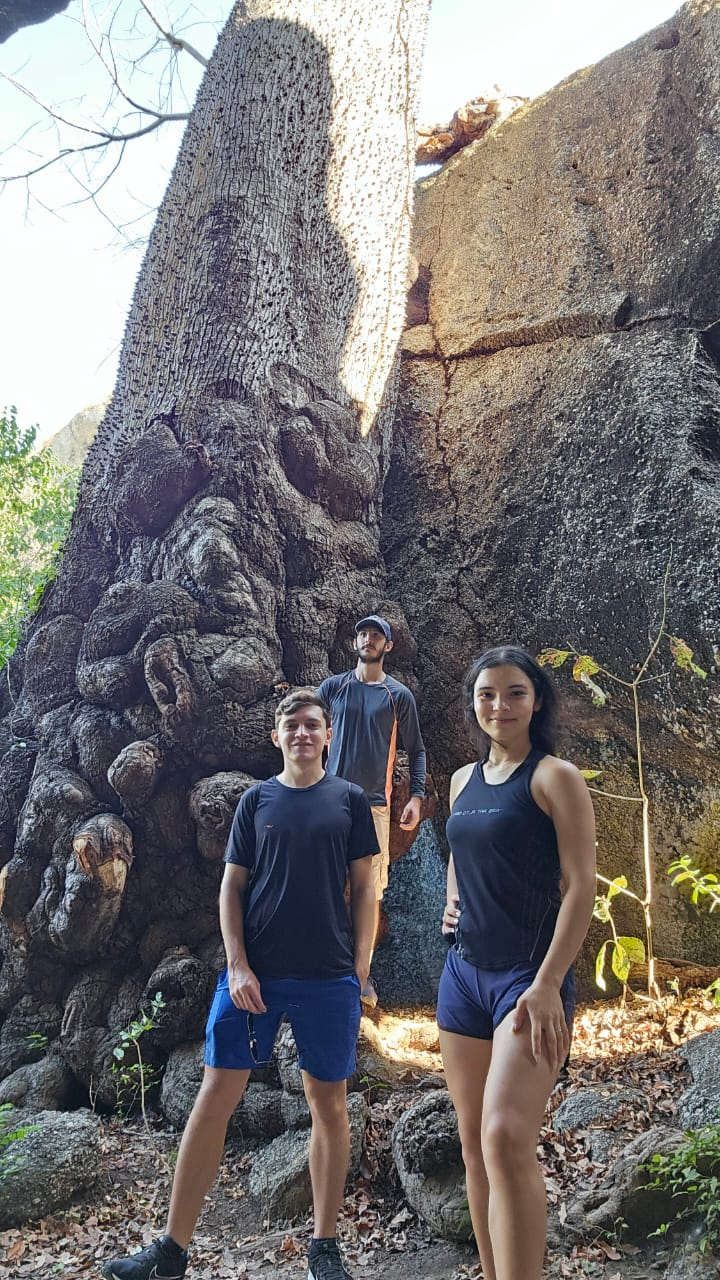
#> input picture face_recognition/imagem.jpeg, 720 x 1280 px
$ python ransac.py ../face_recognition/imagem.jpeg
#> lines starting #> are read from the running program, lines starting #| are printed output that depends on the picture; after the words box and inside, x2 and y2 are one past the last pixel; in counts of white or black regions, pixels touching at a corner belong together
"""
Inspirado em: https://en.wikipedia.org/wiki/Random_sample_consensus
 """

import matplotlib.pyplot as plt
import numpy as np
import cv2
import sys
from copy import copy
from numpy.random import default_rng

rng = default_rng()

class RANSAC:
    def __init__(self, n=10, k=100, t=0.05, d=10, model=None, loss=None, metric=None):
        self.n = n              # `n`: Minimum number of data points to estimate parameters
        self.k = k              # `k`: Maximum iterations allowed
        self.t = t              # `t`: Threshold value to determine if points are fit well
        self.d = d              # `d`: Number of close data points required to assert model fits well
        self.model = model      # `model`: class implementing `fit` and `predict`
        self.loss = loss        # `loss`: function of `y_true` and `y_pred` that returns a vector
        self.metric = metric    # `metric`: function of `y_true` and `y_pred` and returns a float
        self.best_fit = None
        self.best_error = np.inf

    def fit(self, X, y):
        for _ in range(self.k):
            ids = rng.permutation(X.shape[0])

            maybe_inliers = ids[: self.n]
            maybe_model = copy(self.model).fit(X[maybe_inliers], y[maybe_inliers])

            thresholded = (
                self.loss(y[ids][self.n :], maybe_model.predict(X[ids][self.n :]))
                < self.t
            )

            inlier_ids = ids[self.n :][np.flatnonzero(thresholded).flatten()]

            if inlier_ids.size > self.d:
                inlier_points = np.hstack([maybe_inliers, inlier_ids])
                better_model = copy(self.model).fit(X[inlier_points], y[inlier_points])

                this_error = self.metric(
                    y[inlier_points], better_model.predict(X[inlier_points])
                )

                if this_error < self.best_error:
                    self.best_error = this_error
                    self.best_fit = better_model

        return self

    def predict(self, X):
        return self.best_fit.predict(X)

def square_error_loss(y_true, y_pred):
    return (y_true - y_pred) ** 2

def mean_square_error(y_true, y_pred):
    return np.sum(square_error_loss(y_true, y_pred)) / y_true.shape[0]

class LinearRegressor:
    def __init__(self):
        self.params = None

    def fit(self, X: np.ndarray, y: np.ndarray):
        r, _ = X.shape
        X = np.hstack([np.ones((r, 1)), X])
        self.params = np.linalg.inv(X.T @ X) @ X.T @ y
        return self

    def predict(self, X: np.ndarray):
        r, _ = X.shape
        X = np.hstack([np.ones((r, 1)), X])
        return X @ self.params

def detect_corners(image_path):
#> called with image_path = '../face_recognition/imagem.jpeg'
    img = cv2.imread(image_path)
#> img is the input picture: shape (1280, 720, 3); mean B, G, R 114.6, 114.2, 116.9
    if img is None:
        print('Não foi possível abrir ou encontrar a imagem')
        return None, None

    gray_image = cv2.cvtColor(img, cv2.COLOR_BGR2GRAY)
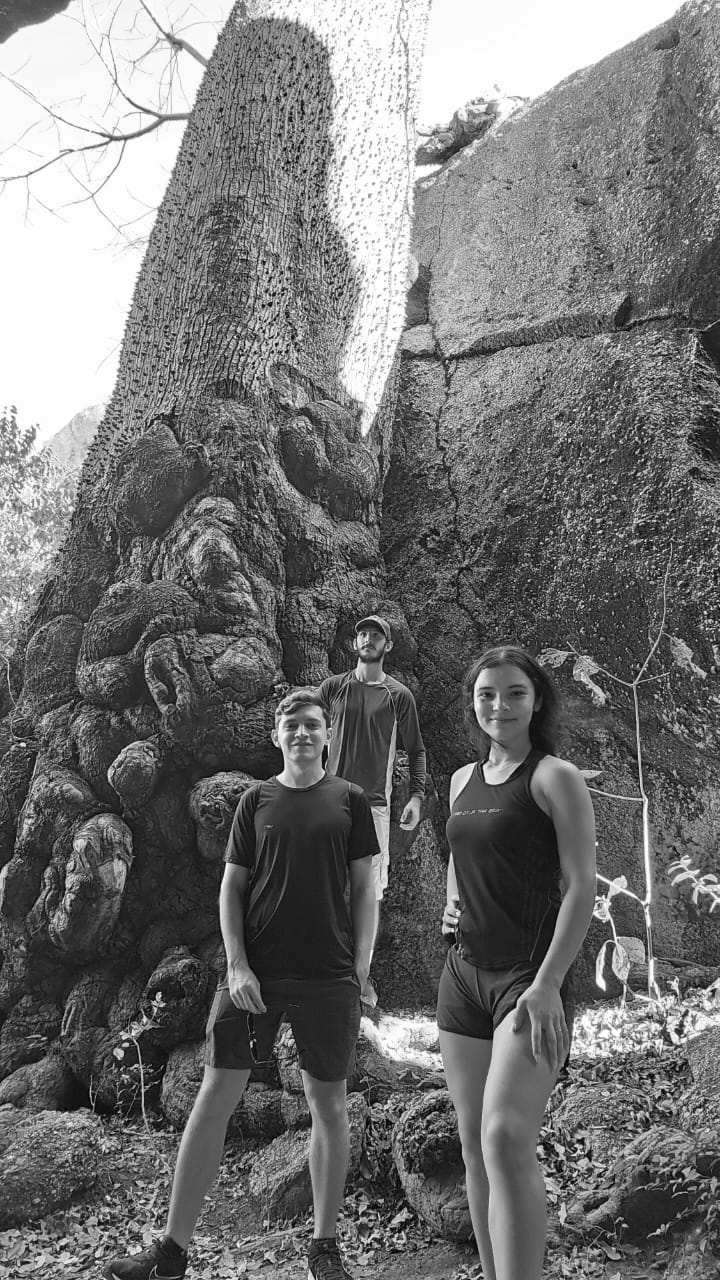
#> gray_image: shape (1280, 720); min 0, max 255, mean 115
    gray = np.float32(gray_image)
    harris_corners = cv2.cornerHarris(gray, blockSize=2, ksize=3, k=0.04)
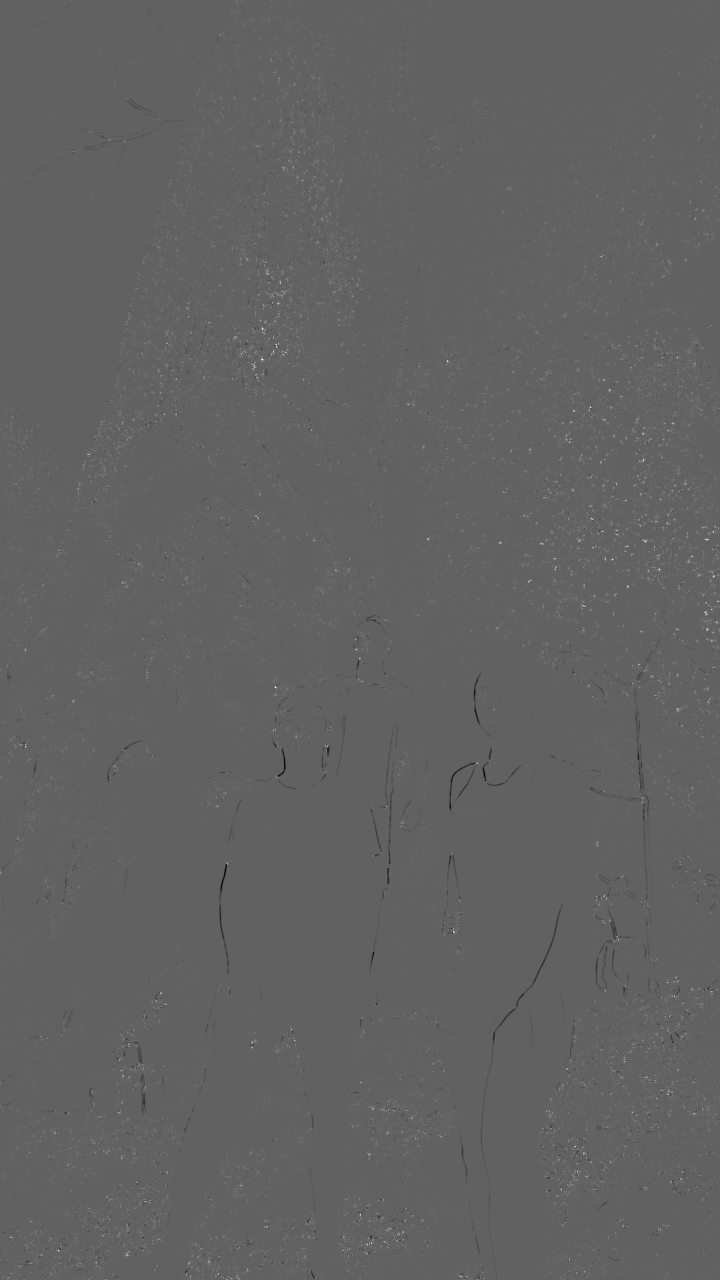
#> harris_corners: shape (1280, 720) float32; min -49680072, max 79821072, mean 282087.2; drawn with min black and max white
    img[harris_corners > 0.01 * harris_corners.max()] = [0, 0, 255]
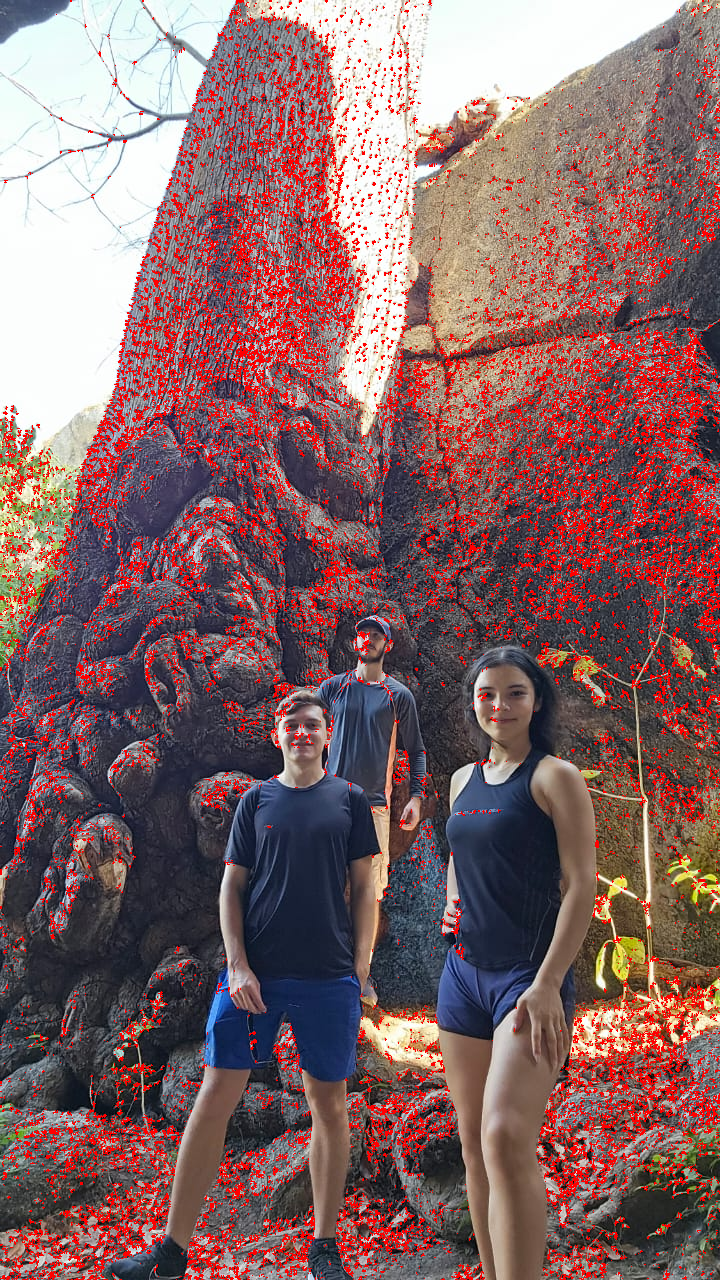
#> img: shape (1280, 720, 3); 11.83% of pixels changed, all inside (x1, y1, x2, y2) = (0, 0, 720, 1280)

    corners = np.argwhere(harris_corners > 0.01 * harris_corners.max())
#> corners = 108996 pairs, first value 0 to 1279, second value 0 to 719
    return corners, img

if __name__ == "__main__":
    image_path = sys.argv[1]
    corners, detected_image = detect_corners(image_path)

    if corners is not None:
        corners = corners[:, [1, 0]]  # Swap columns to get (x, y)
#> corners = 108996 pairs, first value 0 to 719, second value 0 to 1279
        X = corners[:, 0].reshape(-1, 1)
        y = corners[:, 1].reshape(-1, 1)

        regressor = RANSAC(model=LinearRegressor(), loss=square_error_loss, metric=mean_square_error)
        regressor.fit(X, y)
#> the loop in fit, `for _ in range(self.k):` made 100 passes
#> (this_error, self.best_error) on passes 1, 5, 10, 29, 41, 43, 59: (16826, 16826), (8399.6, 8399.6), (6729.4, 6729.4), (5795.7, 5795.7), (4996.1, 4996.1), (2202.7, 2202.7), (1800.9, 1800.9)
#> this_error on passes 2, 3, 4, 6, 7, 8: 29942.8, 29016.5, 18204.3, 35396.8, 16050.3, 42776.9
#> after the loop in fit, `for _ in range(self.k):`: self.best_error = 1800.9

        fig, ax = plt.subplots(1, 1, figsize=(10, 10))
        ax.imshow(cv2.cvtColor(cv2.imread(image_path), cv2.COLOR_BGR2RGB))

        #Overlay the detected corners
        ax.scatter(corners[:, 0], corners[:, 1], c="red", s=1)

        if regressor.best_fit:
            line_x = np.linspace(min(X), max(X), num=100).reshape(-1, 1)
#> line_x = 100 values from 0 to 719
            line_y = regressor.predict(line_x)
#> line_y = 100 values from 141.3 to 593.2
            ax.plot(line_x, line_y, c="peru", linewidth=2)

        ax.set_title('Cantos Detectados e Modelo RANSAC')
        ax.axis('off')
        plt.show()
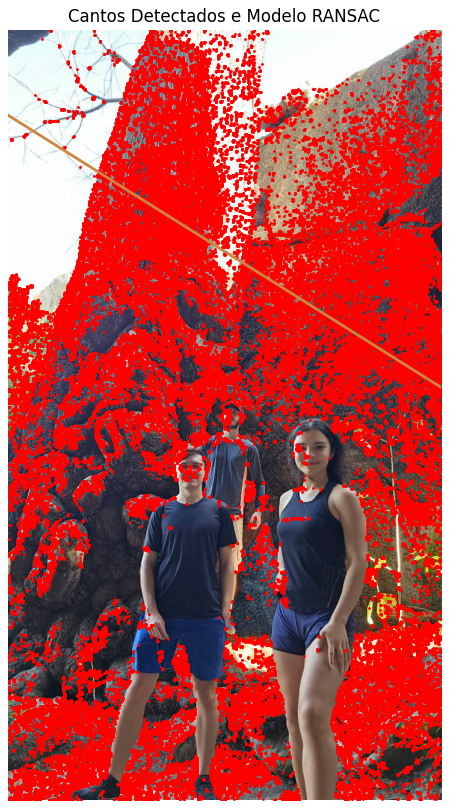
#> figure drawn by matplotlib, 1 panel
